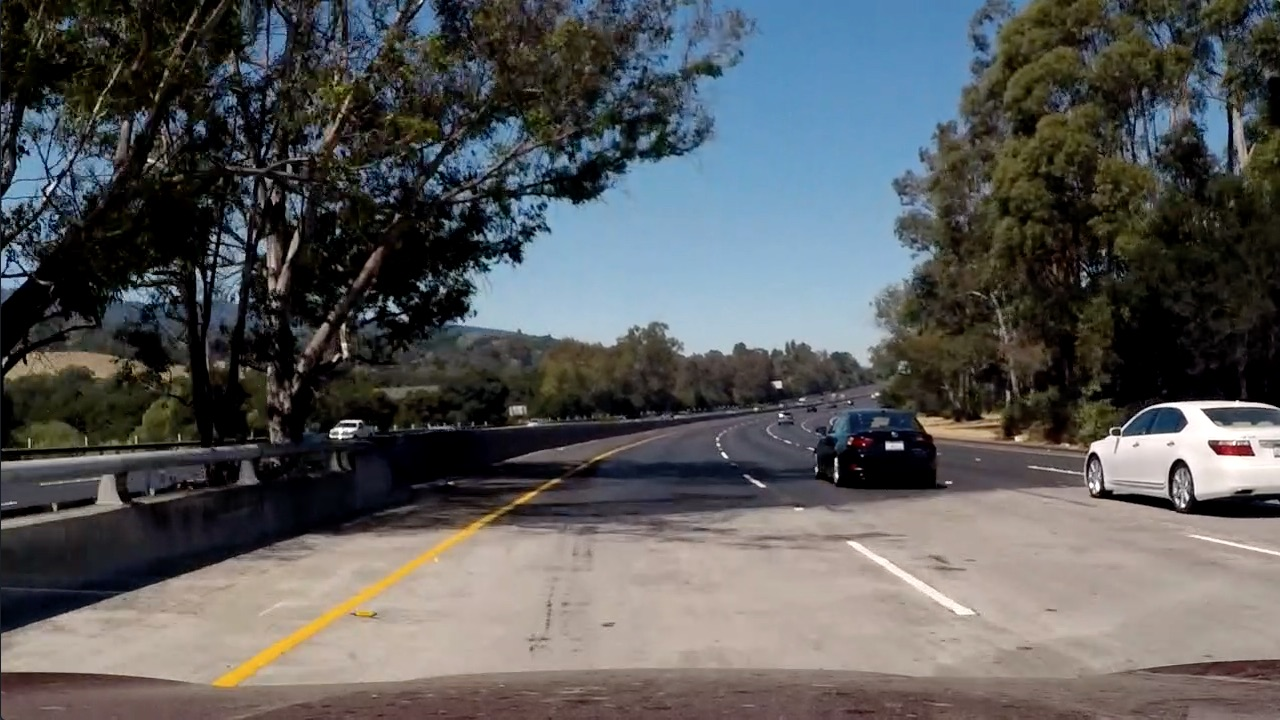
#> input picture test_images/color-shadow-example.jpg, 1280 x 720 px, found by its file name
$ jupyter execute --allow-errors CarND-Advanced-Lane-Lines.ipynb   (shell and % lines are left out)   (older library calls are emulated)
#> lines starting #> are read from the running program, lines starting #| are printed output that depends on the picture; after the words box and inside, x2 and y2 are one past the last pixel; in counts of white or black regions, pixels touching at a corner belong together
**Advanced Lane Finding Project**

The goals / steps of this project are the following:

* #Compute the camera calibration matrix and distortion coefficients given a set of chessboard images.
* #Apply a distortion correction to raw images.
* #Use color transforms, gradients, etc., to create a thresholded binary image.
* #Apply a perspective transform to rectify binary image ("birds-eye view").
* #Detect lane pixels and fit to find the lane boundary.
* Determine the curvature of the lane and vehicle position with respect to center.
* Warp the detected lane boundaries back onto the original image.
* Output visual display of the lane boundaries and numerical estimation of lane curvature and vehicle position.

** TWE **
* Outlier detection
* time dependent filtering
* plausibilisierung mit lane distane

# Camera Calibration

[cell 1]
import numpy as np
import cv2
import glob
import matplotlib.pyplot as plt
import matplotlib.image as mpimg
#import matplotlib.image as mpimg
import glob
import pickle

[cell 2]
# prepare object points, like (0,0,0), (1,0,0), (2,0,0) ....,(6,5,0)
objp = np.zeros((6*9,3), np.float32)
objp[:,:2] = np.mgrid[0:9, 0:6].T.reshape(-1,2)

# Arrays to store object points and image points from all the images.
objpoints = [] # 3d points in real world space
imgpoints = [] # 2d points in image plane.

# Make a list of calibration images
images = glob.glob('camera_cal/calibration*.jpg')

# Step through the list and search for chessboard corners
for idx, fname in enumerate(images):
    img = cv2.imread(fname)
    gray = cv2.cvtColor(img, cv2.COLOR_BGR2GRAY)

    # Find the chessboard corners
    ret, corners = cv2.findChessboardCorners(gray, (9,6), None)

    # If found, add object points, image points
    if ret == True:
        objpoints.append(objp)
        imgpoints.append(corners)

        # Draw and display the corners
        cv2.drawChessboardCorners(img, (8,6), corners, ret)

print('DONE')

[cell 3]
# Test undistortion on an image
img = cv2.imread('camera_cal/calibration19.jpg')
#> (the rest of this cell did not finish here and is left out)

[cell 4]
# Define a function that takes an image, number of x and y points,
# camera matrix and distortion coefficients
# [33 lines left out: function corners_unwarp, not called in this run]

# Read in an image
img = cv2.imread('camera_cal/calibration10.jpg')
nx = 9 # the number of inside corners in x
ny = 6 # the number of inside corners in y

#> (the rest of this cell did not finish here and is left out)

* *mtx*: 3x3 floating-point camera matrix $A = \begin{pmatrix} f_x & 0 & c_x \\ 0 & f_y & c_y \\ 0 & 0 & 1 \end{pmatrix}$
* *imgpoints*: image Points
* *objpoints*: object Points
* *dist*: distortion coefficients ($k_1$, $k_2$, $p_1$, $p_2$, $k_3$)
* *rvecs* vector of rotation vectors
* *tvecs* vector of translation vectors
* *ret* root mean square (RMS) re-projection error ???

[cell 5]
# Define a class to receive the characteristics of each line detection
class Camera():
    def __init__(self):
        #
        self.mtx = None
        self.dist = None
        #
        self.src_3d = []
        self.dst_2d = []

    def calibrate(self, img_dir):
        return "TODO"

    def undistort_img(self, img):
        cam_data = pickle.load( open( "camera_cal/cam_calibration.p", "rb" ) )
#> (reads camera_cal/cam_calibration.p from the repository)
        dst = cv2.undistort(img, cam_data['mtx'], cam_data['dist'], None, cam_data['mtx'])
        return dst

    # [27 lines left out: function warp_birdeye, not called in this run]

[cell 6]
cam = Camera()
#> (the rest of this cell did not finish here and is left out)

#> (a cell that did not finish here is left out)

[cell 8]
class ImageFilter:
    # Define a function to threshold an image for a given range and Sobel kernel
    def dir_threshold(img, sobel_kernel=3, dir_thresh=(0, np.pi/2)):
        # Grayscale
        gray = cv2.cvtColor(img, cv2.COLOR_RGB2GRAY)
        # Calculate the x and y gradients
        sobelx = cv2.Sobel(gray, cv2.CV_64F, 1, 0, ksize=sobel_kernel)
        sobely = cv2.Sobel(gray, cv2.CV_64F, 0, 1, ksize=sobel_kernel)
        # Take the absolute value of the gradient direction,
        # apply a threshold, and create a binary image result
        absgraddir = np.arctan2(np.absolute(sobely), np.absolute(sobelx))
        binary_output =  np.zeros_like(absgraddir)
        binary_output[(absgraddir >= dir_thresh[0]) & (absgraddir <= dir_thresh[1])] = 1

        # Return the binary image
        return binary_output

    # Define a function to return the magnitude of the gradient
    # for a given sobel kernel size and threshold values
    def mag_thresh(img, sobel_kernel=3, mag_thresh=(0, 255)):
        # Convert to grayscale
        gray = cv2.cvtColor(img, cv2.COLOR_RGB2GRAY)
        # Take both Sobel x and y gradients
        sobelx = cv2.Sobel(gray, cv2.CV_64F, 1, 0, ksize=sobel_kernel)
        sobely = cv2.Sobel(gray, cv2.CV_64F, 0, 1, ksize=sobel_kernel)
        # Calculate the gradient magnitude
        gradmag = np.sqrt(sobelx**2 + sobely**2)
        # Rescale to 8 bit
        scale_factor = np.max(gradmag)/255
        gradmag = (gradmag/scale_factor).astype(np.uint8)
        # Create a binary image of ones where threshold is met, zeros otherwise
        binary_output = np.zeros_like(gradmag)
        binary_output[(gradmag >= mag_thresh[0]) & (gradmag <= mag_thresh[1])] = 1

        # Return the binary image
        return binary_output

    # Define a function that takes an image, gradient orientation,
    # and threshold min / max values.
    def abs_sobel_thresh(img, orient='x', sobel_kernel=3, thresh=(0, 255)):
        # Convert to grayscale
        gray = cv2.cvtColor(img, cv2.COLOR_RGB2GRAY)
        # Apply x or y gradient with the OpenCV Sobel() function
        # and take the absolute value
        if orient == 'x':
            abs_sobel = np.absolute(cv2.Sobel(gray, cv2.CV_64F, 1, 0, ksize=sobel_kernel))
        if orient == 'y':
            abs_sobel = np.absolute(cv2.Sobel(gray, cv2.CV_64F, 0, 1, ksize=sobel_kernel))
        # Rescale back to 8 bit integer
        scaled_sobel = np.uint8(255*abs_sobel/np.max(abs_sobel))
        # Create a copy and apply the threshold
        binary_output = np.zeros_like(scaled_sobel)
        # Here I'm using inclusive (>=, <=) thresholds, but exclusive is ok too
        binary_output[(scaled_sobel >= thresh[0]) & (scaled_sobel <= thresh[1])] = 1

        # Return the result
        return binary_output

    # Edit this function to create your own pipeline.
    def pipeline(img, s_thresh=(170, 255), sx_thresh=(20, 100)):
        #    print(img)
        img = np.copy(img)
        # Convert to HSV color space and separate the V channel
        hsv = cv2.cvtColor(img, cv2.COLOR_RGB2HLS).astype(np.float)
        l_channel = hsv[:,:,1]
        s_channel = hsv[:,:,2]
        # Sobel x
        sobelx = cv2.Sobel(l_channel, cv2.CV_64F, 1, 0) # Take the derivative in x
        abs_sobelx = np.absolute(sobelx) # Absolute x derivative to accentuate lines away from horizontal
        scaled_sobel = np.uint8(255*abs_sobelx/np.max(abs_sobelx))

        # Threshold x gradient
        sxbinary = np.zeros_like(scaled_sobel)
        sxbinary[(scaled_sobel >= sx_thresh[0]) & (scaled_sobel <= sx_thresh[1])] = 1

        # Threshold color channel
        s_binary = np.zeros_like(s_channel)
        s_binary[(s_channel >= s_thresh[0]) & (s_channel <= s_thresh[1])] = 1
        # Stack each channel
        # Note color_binary[:, :, 0] is all 0s, effectively an all black image. It might
        # be beneficial to replace this channel with something else.
        color_binary = np.dstack(( np.zeros_like(sxbinary), sxbinary, s_binary))
        return color_binary, np.logical_or(sxbinary, s_binary)

[cell 9]
# Load image
image = cv2.imread('color-shadow-example.jpg')
#> image is the input picture: shape (720, 1280, 3); mean B, G, R 89.8, 89.3, 88.5
image = cv2.cvtColor(image, cv2.COLOR_BGR2RGB)

# Choose a Sobel kernel size
ksize = 3 # Choose a larger odd number to smooth gradient measurements

# Apply each of the thresholding functions
gradx = ImageFilter.abs_sobel_thresh(image, orient='x', sobel_kernel=ksize, thresh=(50, 255))
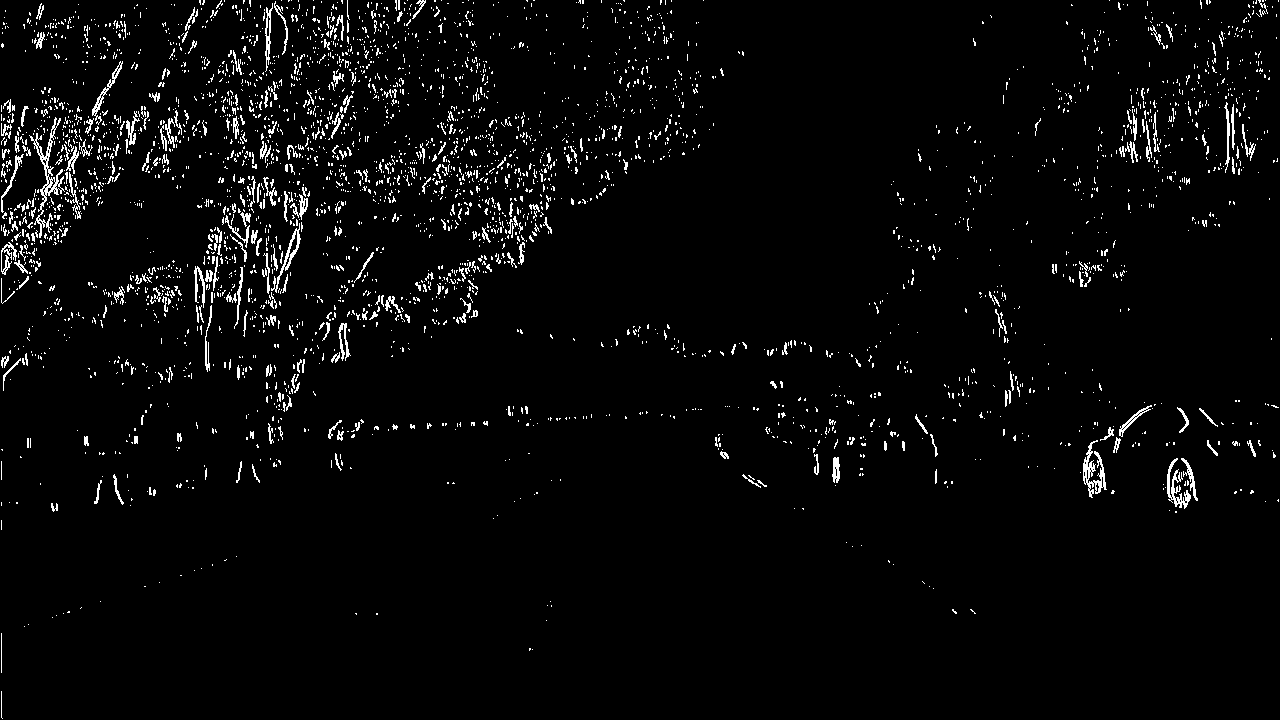
#> gradx: shape (720, 1280); values 0 (black) and 1 (white), 3.3% white in thin lines or dots
grady = ImageFilter.abs_sobel_thresh(image, orient='y', sobel_kernel=ksize, thresh=(50, 255))
#> grady: shape (720, 1280); values 0 (black) and 1 (white), 3.1% white in thin lines or dots
mag_binary = ImageFilter.mag_thresh(image, sobel_kernel=ksize, mag_thresh=(100, 255))
#> in mag_thresh, `gradmag = np.sqrt(sobelx**2 + sobely**2)`:
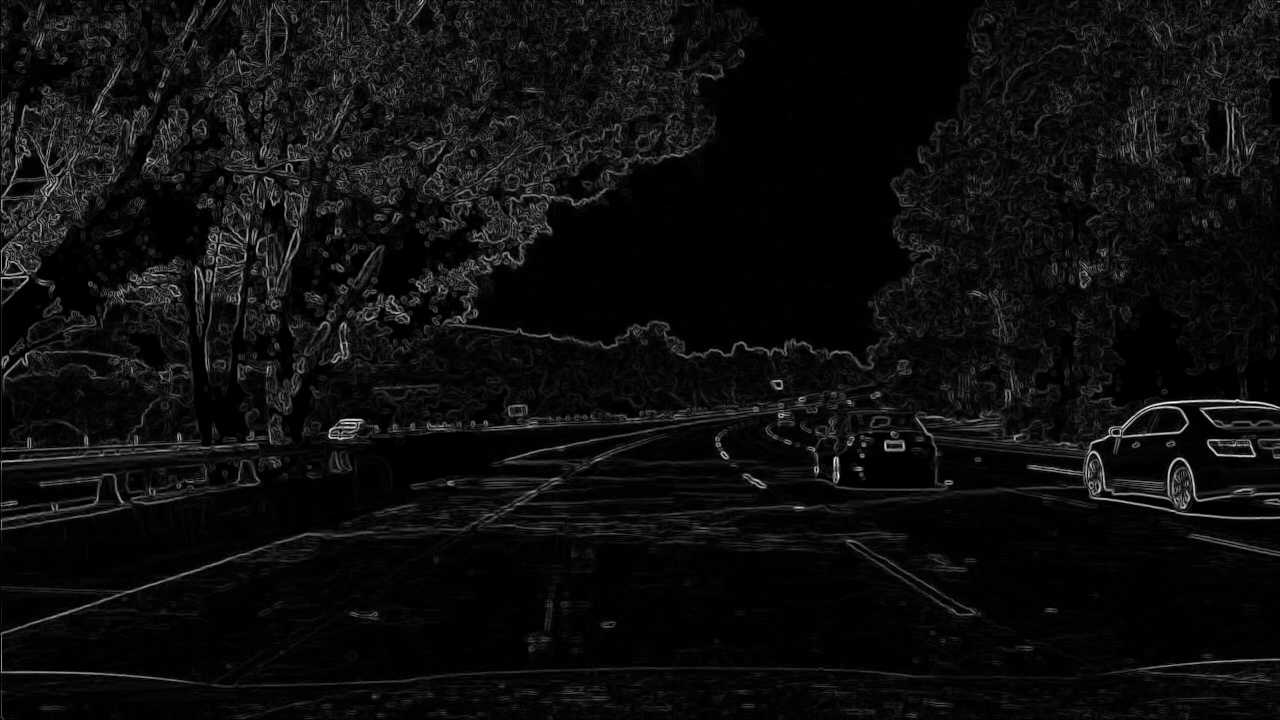
#> gradmag: shape (720, 1280) float64; min 0, max 984.1, mean 53.7; drawn with min black and max white
#> in mag_thresh, `scale_factor = np.max(gradmag)/255`: scale_factor = 3.86
#> mag_binary: shape (720, 1280); values 0 (black) and 1 (white), 1% white in thin lines or dots
dir_binary = ImageFilter.dir_threshold(image, sobel_kernel=ksize, dir_thresh=(np.pi/4, np.pi/2))
#> dir_binary: shape (720, 1280) float64; values 0 (black) and 1 (white), 59.3% white; 11475 black regions (10462 under 20 px), largest, box (x1, y1, x2, y2) and area: (0, 0, 1280, 488) 217093, (227, 432, 498, 534) 7380, (0, 674, 1280, 720) 4936
result = ImageFilter.pipeline(image)
#> in pipeline, `hsv = cv2.cvtColor(img, cv2.COLOR_RGB2HLS).astype(np.float)`:
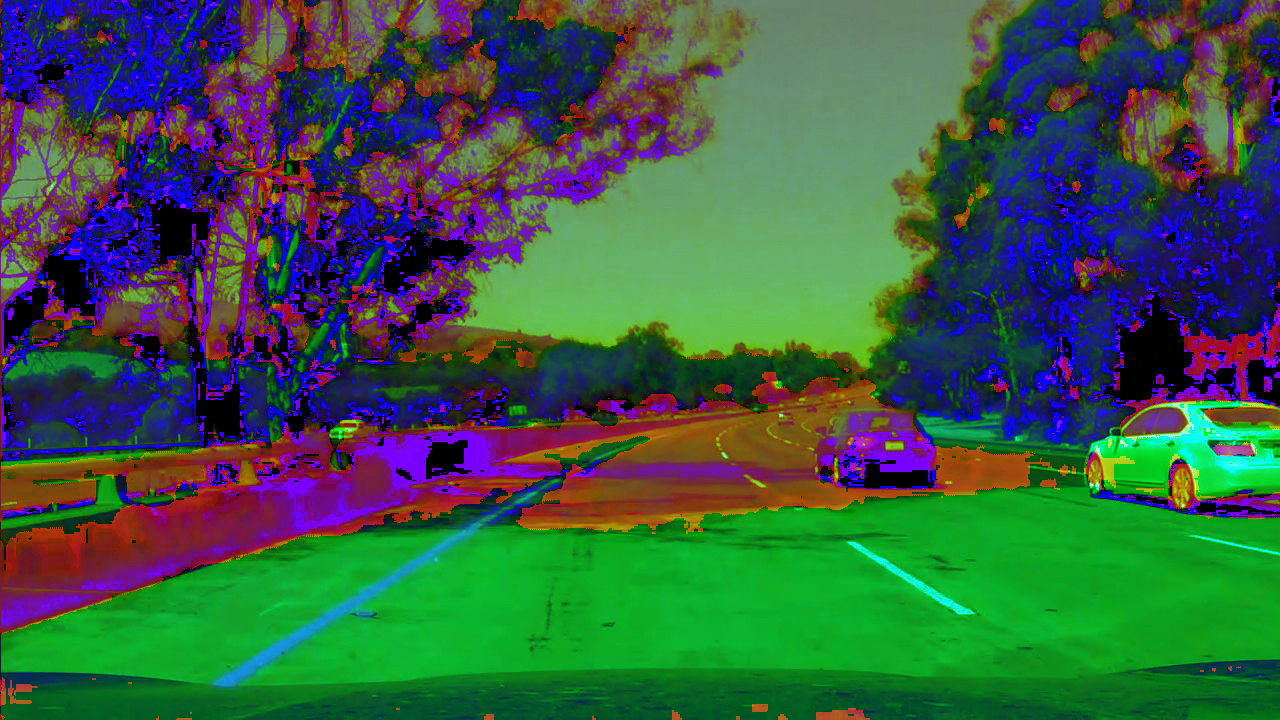
#> hsv: shape (720, 1280, 3) float64; mean R, G, B 55.5, 89.2, 70.1
#> in pipeline, `s_channel = hsv[:,:,2]`:
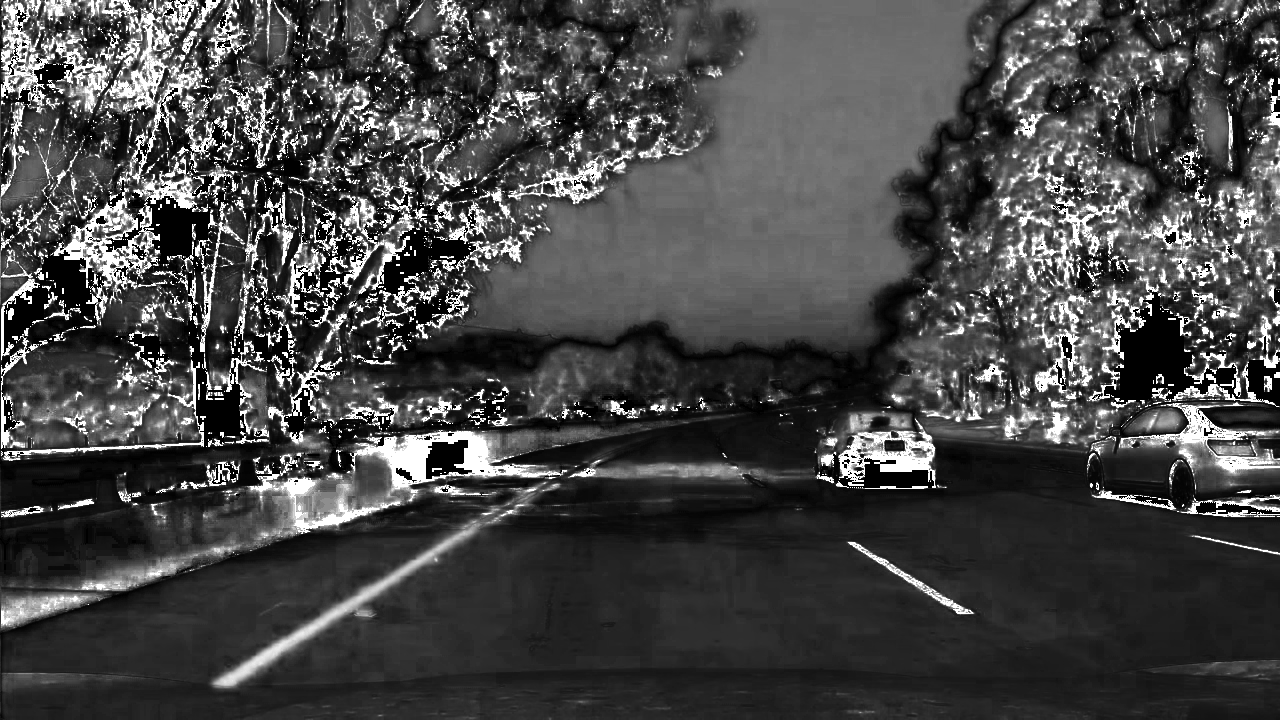
#> s_channel: shape (720, 1280) float64; min 0, max 255, mean 70.1

# Plot the result
f, (ax1, ax2, ax3, ax4) = plt.subplots(1, 4, figsize=(14, 9))
f.tight_layout()
ax1.imshow(gradx,cmap='gray');      ax1.set_title('gradx', fontsize=40)
ax2.imshow(grady,cmap='gray');      ax2.set_title('grady', fontsize=40)
ax3.imshow(mag_binary,cmap='gray'); ax3.set_title('mag_binary', fontsize=40)
ax4.imshow(dir_binary,cmap='gray'); ax4.set_title('dir_binary', fontsize=40)

# Plot the result
f, (ax1, ax2) = plt.subplots(1, 2, figsize=(14, 9))
f.tight_layout()
ax1.imshow(image);  ax1.set_title('Original Image', fontsize=40)
#> (the rest of this cell did not finish here and is left out)

[cell 10]
# [39 lines left out: function warp_birdeye, not called in this run]

# USA Lane width: 3.7 m (12ft)
# The finding holds implications for traffic safety. Each dashed line measures 10 feet, and the empty spaces in-between measure 30 feet.

image = cv2.imread('test_images/straight_lines1.jpg')
#> (the rest of this cell did not finish here and is left out)

[cell 11]
#image = cv2.imread('test_images/straight_lines2.jpg')
img_width = 120
image = cv2.imread('test_images/test5.jpg')
#> (the rest of this cell did not finish here and is left out)

[cell 12]
# window settings
window_width = 10
window_height = 80 # Break image into 9 vertical layers since image height is 720
margin = 40 # How much to slide left and right for searching

# [41 lines left out: functions window_mask, find_window_centroids, not called in this run]

#> (the rest of this cell did not finish here and is left out)

#> (a cell that did not finish here is left out)

#> (a cell that did not finish here is left out)

#> (a cell that did not finish here is left out)

[cell 16]
ploty = (window_height/2 + np.linspace(0, 630, num=720)) / 1
#> (the rest of this cell did not finish here and is left out)

[cell 17]
# Create an image to draw the lines on
color_warp = np.zeros_like(image).astype(np.uint8)
#> color_warp = 0

# Recast the x and y points into usable format for cv2.fillPoly()
#> (the rest of this cell did not finish here and is left out)
